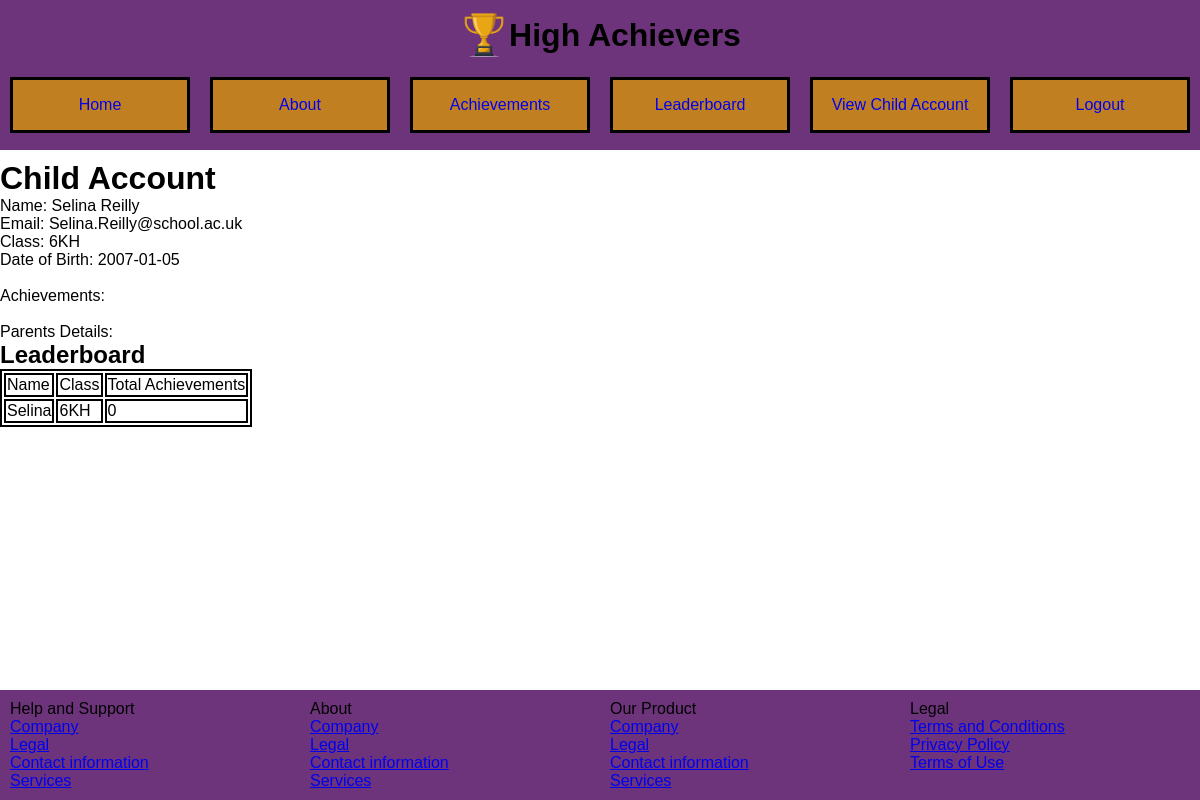
The app's page /viewchildaccountpage.php (signed in) with its own data.
### tables this page shows
CREATE TABLE `child_account` (
  `ChildID` int(11) NOT NULL,
  `First_Name` varchar(30) NOT NULL,
  `Last_Name` varchar(30) NOT NULL,
  `Email_Address` varchar(50) NOT NULL,
  `Password` varchar(255) NOT NULL,
  `Class` varchar(10) NOT NULL,
  `Date_Of_Birth` date NOT NULL
);

### viewchildaccountpage.php (the view, shortened to what this page needs)
<html>
    <head>
        <link rel="stylesheet" type="text/css" href="index.css">
        <link rel="stylesheet" type="text/css" href="css/header.css">
        <link rel="stylesheet" type="text/css" href="css/footer.css">
        <link rel="stylesheet" type="text/css" href="css/studenthomepage.css">
    </head>
    <body>
    <?php
    include("php/header.php");
    ?>
    <h1>Child Account</h1>
    <?php
    include "php/database.php";
    $userID = $_SESSION ["user"] -> ParentID;
    $childaccount = $conn -> query("SELECT c.* FROM child_account AS c INNER JOIN parent_of_child AS pc ON c.ChildID=pc.ChildID AND pc.ParentID=$userID");
    if ($childaccount-> rowCount() >0) {
        $childData = $childaccount ->fetchObject();
        ?>
        <p>Name: <?php echo $childData ->First_Name . " " . $childData -> Last_Name ?></p>
        <p>Email: <?php echo $childData ->Email_Address?> </p>
        <p>Class: <?php echo $childData ->Class?> </p>
        <p>Date of Birth: <?php echo $childData ->Date_Of_Birth?> </p>
        <br>
        <p>Achievements:</p>
        <br>
        <p>Parents Details:</p>
            <?php
        include("php/database.php");
            $achievementData = array();
            $childID = $childData->ChildID;
            $childAchievements = $conn -> query("SELECT ChildID, count(AchievementID) AS total FROM child_achievements WHERE ChildID=$childID HAVING COUNT(AchievementID) >= 1");
            if ($childAchievements -> rowCount() > 0) {
                $childAchievementData = $childAchievements -> fetchObject();
                $achievementData[$childID] = $childAchievementData->total;
            } else {
                $achievementData[$childID] = 0;
            }
            asort($achievementData);
            $achievementDataKeys = array_keys($achievementData);
            $start = 0;
            ?>
            <h2>Leaderboard</h2>
            <table>
                <tr>
                    <td>Name</td>
                    <td>Class</td>
                    <td>Total Achievements</td>
                </tr>
            <?php
                for ($i = $start; $i >-1; $i--) {
                    $childID=$achievementDataKeys[$i];
                    $childData = $conn -> query("SELECT * FROM child_account WHERE ChildID=$childID");
                    if ($childData-> rowCount()==1 ) {
                        $child = $childData-> fetchObject();
                        $childName = $child-> First_Name;
                        $childClass = $child-> Class;
                        $childCount = $achievementData[$childID];
                    }
                    ?>
                    <tr>
                        <td><?php echo $childName ?></td>
                        <td><?php echo $childClass ?></td>
                        <td><?php echo $childCount ?></td>
                    </tr>
                    <?php
                }
            ?>
            </table>
            <?php
    } else {
        ?>
        <p>No child linked</p>
        <?php
    }
    include("php/footer.php");
    ?>
    </body>
</html>

### css/header.css (style rules this page uses)
* { font-family: Arial, Helvetica, sans-serif; margin: 0; }

### css/studenthomepage.css (style rules this page uses)
table { border: solid 2px black; }
tr { border: solid 2px black; }
td { border: solid 2px black; }

### records on screen
child_account: First_Name "Selina", Last_Name "Reilly", Email_Address "Selina.Reilly@school.ac.uk", Class "6KH", Date_Of_Birth "2007-01-05", childCount "0"
